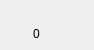
<?xml version="1.0" encoding="UTF-8"?>
<ui version="4.0">
 <class>Note</class>
 <widget class="QWidget" name="Note">
  <property name="geometry">
   <rect>
    <x>0</x>
    <y>0</y>
    <width>94</width>
    <height>50</height>
   </rect>
  </property>
  <property name="minimumSize">
   <size>
    <width>0</width>
    <height>0</height>
   </size>
  </property>
  <property name="maximumSize">
   <size>
    <width>94</width>
    <height>50</height>
   </size>
  </property>
  <property name="focusPolicy">
   <enum>Qt::NoFocus</enum>
  </property>
  <property name="windowTitle">
   <string notr="true">Form</string>
  </property>
  <property name="styleSheet">
   <string notr="true">position:absolute;
top:0px;
right:0px;
width:22px;
height:41px;</string>
  </property>
  <widget class="QFrame" name="horizontalFrame">
   <property name="geometry">
    <rect>
     <x>0</x>
     <y>0</y>
     <width>50</width>
     <height>50</height>
    </rect>
   </property>
   <property name="minimumSize">
    <size>
     <width>35</width>
     <height>35</height>
    </size>
   </property>
   <property name="maximumSize">
    <size>
     <width>50</width>
     <height>50</height>
    </size>
   </property>
   <layout class="QHBoxLayout" name="horizontalLayout">
    <property name="spacing">
     <number>5</number>
    </property>
    <property name="rightMargin">
     <number>0</number>
    </property>
    <item>
     <widget class="QLabel" name="noteImg">
      <property name="minimumSize">
       <size>
        <width>19</width>
        <height>0</height>
       </size>
      </property>
      <property name="maximumSize">
       <size>
        <width>27</width>
        <height>16777215</height>
       </size>
      </property>
      <property name="sizeIncrement">
       <size>
        <width>27</width>
        <height>0</height>
       </size>
      </property>
      <property name="text">
       <string notr="true" />
      </property>
     </widget>
    </item>
    <item>
     <widget class="QLabel" name="notesCount">
      <property name="text">
       <string notr="true">0</string>
      </property>
      <property name="alignment">
       <set>Qt::AlignBottom|Qt::AlignLeading|Qt::AlignLeft</set>
      </property>
     </widget>
    </item>
   </layout>
  </widget>
 </widget>
 <resources />
 <connections />
</ui>
